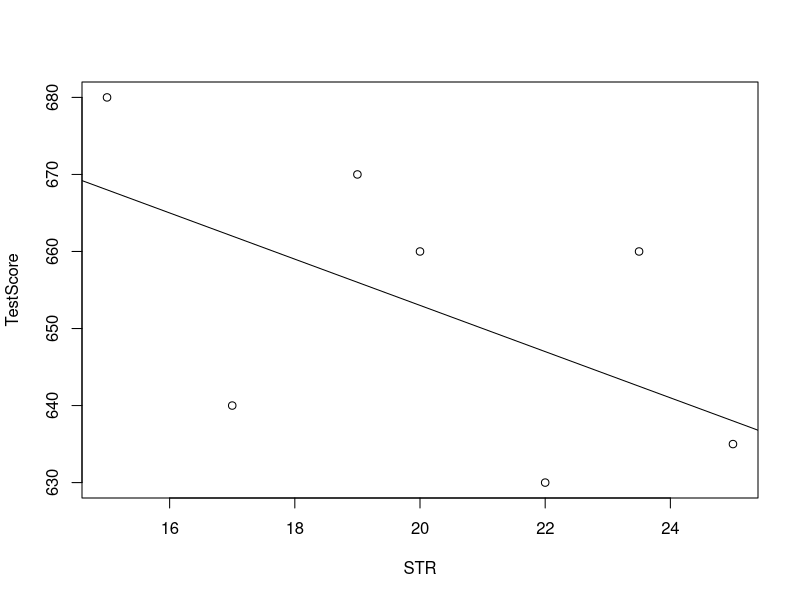
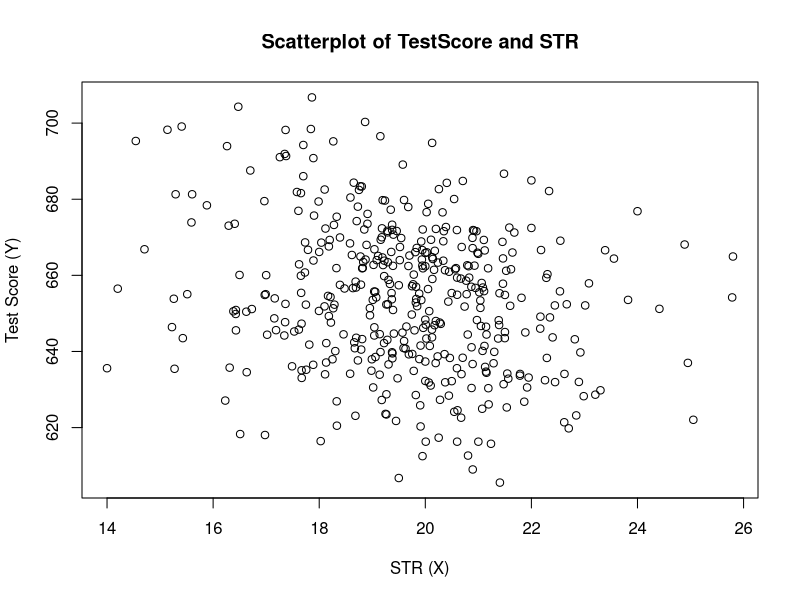
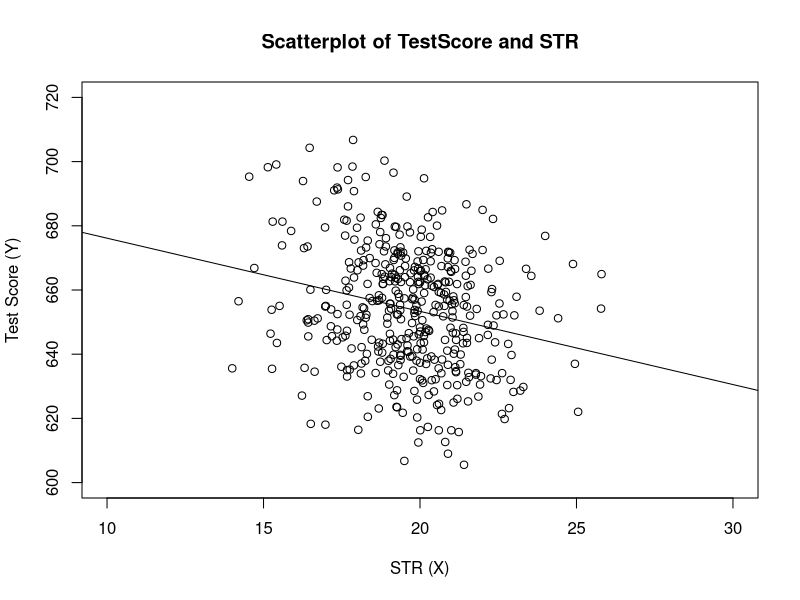
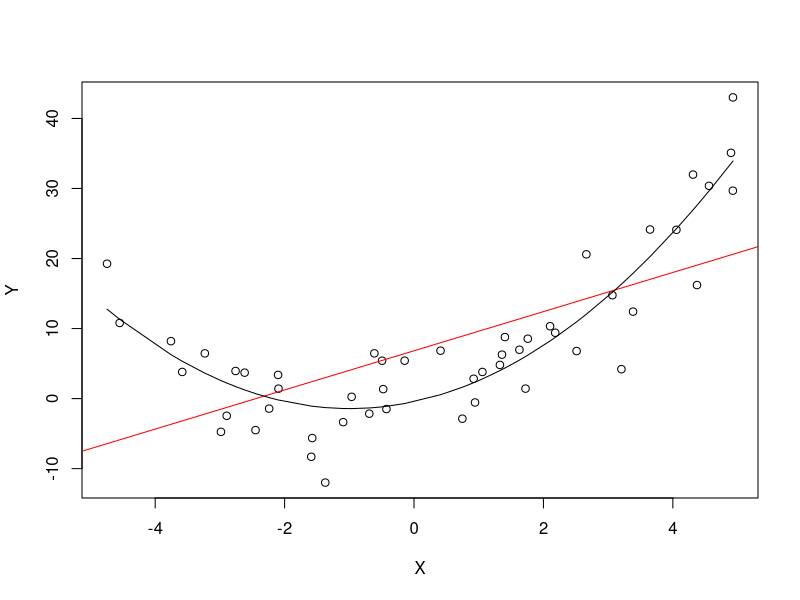
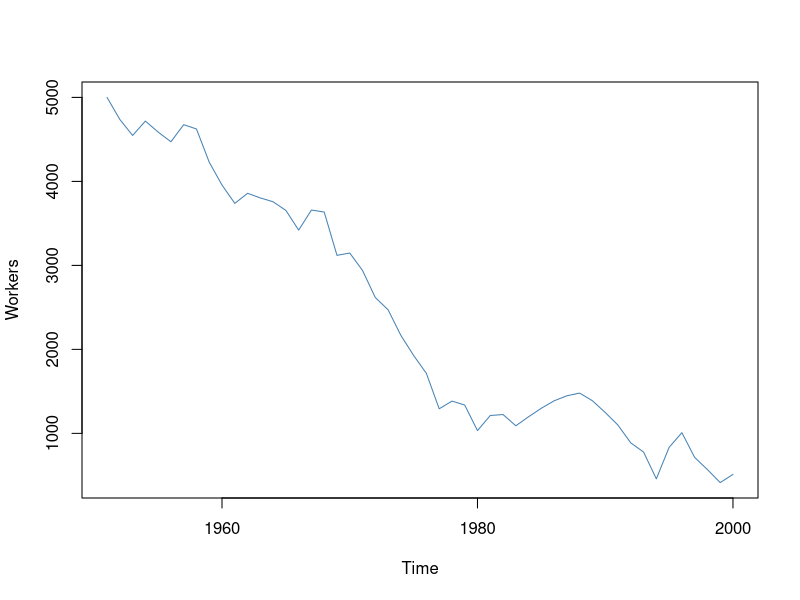
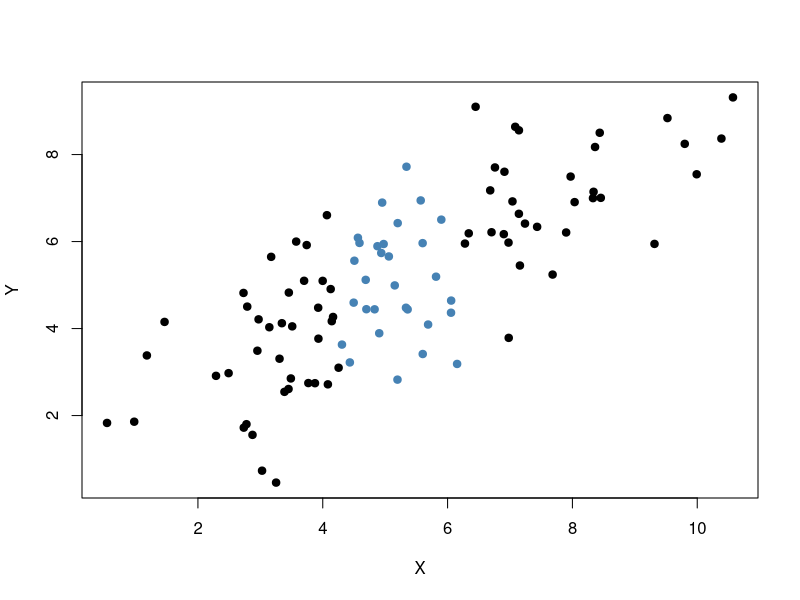
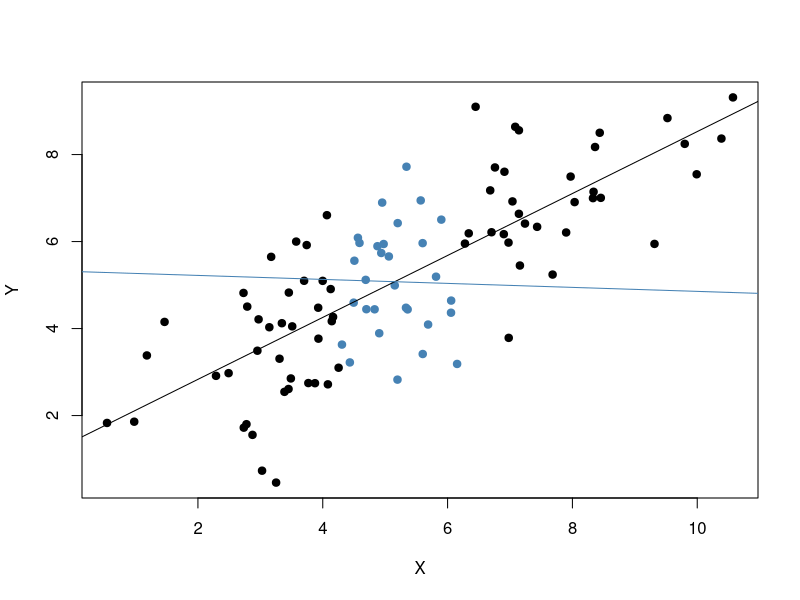

Write the R code that produced these figures, in order.
## ---- chunk 1
knitr::opts_chunk$set(collapse = TRUE, comment = ">", 
                      fig.retina = 3, warning = FALSE, message = FALSE)
## ---- chunk 2
STR <- c(15, 17, 19, 20, 22, 23.5, 25)
TestScore <- c(680, 640, 670, 660, 630, 660, 635)
plot(TestScore ~ STR)
abline(a = 713, b = -3)
## ---- chunk 3

## ---- chunk 4
library(AER)
data(CASchools)
CASchools$STR <- CASchools$students/CASchools$teachers 
CASchools$score <- (CASchools$read + CASchools$math)/2
cor(CASchools$STR, CASchools$score)
plot(score ~ STR, 
     data = CASchools,
     main = "Scatterplot of TestScore and STR", 
     xlab = "STR (X)",
     ylab = "Test Score (Y)")
## ---- chunk 5

## ---- chunk 6
linear_model <- lm(score ~ STR, data = CASchools)
plot(score ~ STR, 
     data = CASchools,
     main = "Scatterplot of TestScore and STR", 
     xlab = "STR (X)",
     ylab = "Test Score (Y)",
     xlim = c(10, 30),
     ylim = c(600, 720))

# add the regression line
abline(linear_model) 
## ---- chunk 7

## ---- chunk 8
(mod_summary <- summary(linear_model))  
## ---- chunk 9
SSR <- sum(mod_summary$residuals^2)
TSS <- sum((CASchools$score - mean(CASchools$score))^2)
(R2 <- 1 - SSR/TSS)
n <- nrow(CASchools)
(SER <- sqrt(SSR / (n-2)))
## ---- chunk 10
set.seed(321)
X <- runif(50, min = -5, max = 5)
u <- rnorm(50, sd = 5)  
Y <- X^2 + 2 * X + u                
mod_simple <- lm(Y ~ X)
prediction <- predict(lm(Y ~ X + I(X^2)), data.frame(X = sort(X)))
plot(Y ~ X)
abline(mod_simple, col = "red")
lines(sort(X), prediction)
# 无条件均值为0
mean(resid(mod_simple))
## ---- chunk 11

## ---- chunk 12
set.seed(123)
Date <- seq(as.Date("1951/1/1"), as.Date("2000/1/1"), "years")
X <- c(5000, rep(NA, length(Date)-1))
for (i in 2:length(Date)) {
    X[i] <- -50 + 0.98 * X[i-1] + rnorm(n = 1, sd = 200)
}
plot(x = Date, y = X, type = "l", 
     col = "steelblue", ylab = "Workers", 
     xlab = "Time")
## ---- chunk 13

## ---- chunk 14
# load the MASS package
library(MASS)
set.seed(4)
bvndata <- mvrnorm(100, 
                mu = c(5, 5), 
                Sigma = cbind(c(5, 4), c(4, 5))) 
colnames(bvndata) <- c("X", "Y")
bvndata <- as.data.frame(bvndata)
set1 <- subset(bvndata, abs(mean(X) - X) > 1)
set2 <- subset(bvndata, abs(mean(X) - X) <= 1)
plot(set1, 
     xlab = "X", 
     ylab = "Y", 
     pch = 19)
points(set2, 
       col = "steelblue", 
       pch = 19)
## ---- chunk 15
lm.set1 <- lm(Y ~ X, data = set1)
lm.set2 <- lm(Y ~ X, data = set2)
coef(summary(lm.set1))
coef(summary(lm.set2))
plot(set1, xlab = "X", ylab = "Y", pch = 19)
points(set2, col = "steelblue", pch = 19)
abline(lm.set1, col = "black")
abline(lm.set2, col = "steelblue") 
